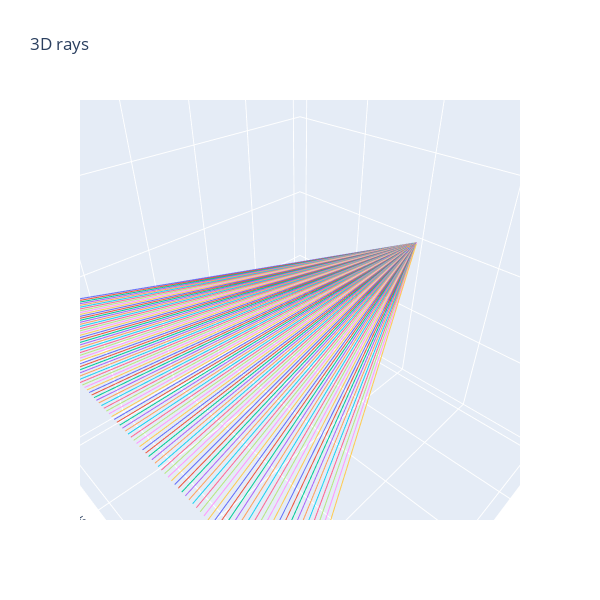

Notebook cell for this chart:
### Markdown cell above
# Raytracing

### Code cell
def make_rays_1d(num_pixels: int, y_limit: float) -> t.Tensor:
    '''
    num_pixels: The number of pixels in the y dimension. Since there is one ray per pixel, this is also the number of rays.
    y_limit: At x=1, the rays should extend from -y_limit to +y_limit, inclusive of both endpoints.

    Returns: shape (num_pixels, num_points=2, num_dim=3) where the num_points dimension contains (origin, direction) and the num_dim dimension contains xyz.

    Example of make_rays_1d(9, 1.0): [
        [[0, 0, 0], [1, -1.0, 0]],
        [[0, 0, 0], [1, -0.75, 0]],
        [[0, 0, 0], [1, -0.5, 0]],
        ...
        [[0, 0, 0], [1, 0.75, 0]],
        [[0, 0, 0], [1, 1, 0]],
    ]
    '''
    rays_1d = t.zeros((num_pixels, 2, 3), dtype=t.float32)
    rays_1d[:, 1, 0] = 1
    rays_1d[:, 1, 1] = t.linspace(-y_limit, y_limit, num_pixels)
    return rays_1d

rays1d = make_rays_1d(100, 10)

fig = render_lines_with_plotly(rays1d)

### Figure 1 — Plotly figure (JSON) as saved in the notebook; plotly's stock layout.template omitted (floating-point values rounded to 4 significant figures)
{"data": [{"mode": "lines", "type": "scatter3d", "x": [0, 1], "y": [0, -10], "z": [0, 0]}, {"mode": "lines", "type": "scatter3d", "x": [0, 1], "y": [0, -9.798], "z": [0, 0]}, {"mode": "lines", "type": "scatter3d", "x": [0, 1], "y": [0, -9.596], "z": [0, 0]}, {"mode": "lines", "type": "scatter3d", "x": [0, 1], "y": [0, -9.394], "z": [0, 0]}, {"mode": "lines", "type": "scatter3d", "x": [0, 1], "y": [0, -9.192], "z": [0, 0]}, {"mode": "lines", "type": "scatter3d", "x": [0, 1], "y": [0, -8.99], "z": [0, 0]}, {"mode": "lines", "type": "scatter3d", "x": [0, 1], "y": [0, -8.788], "z": [0, 0]}, {"mode": "lines", "type": "scatter3d", "x": [0, 1], "y": [0, -8.586], "z": [0, 0]}, {"mode": "lines", "type": "scatter3d", "x": [0, 1], "y": [0, -8.384], "z": [0, 0]}, {"mode": "lines", "type": "scatter3d", "x": [0, 1], "y": [0, -8.182], "z": [0, 0]}, {"mode": "lines", "type": "scatter3d", "x": [0, 1], "y": [0, -7.98], "z": [0, 0]}, {"mode": "lines", "type": "scatter3d", "x": [0, 1], "y": [0, -7.778], "z": [0, 0]}, {"mode": "lines", "type": "scatter3d", "x": [0, 1], "y": [0, -7.576], "z": [0, 0]}, {"mode": "lines", "type": "scatter3d", "x": [0, 1], "y": [0, -7.374], "z": [0, 0]}, {"mode": "lines", "type": "scatter3d", "x": [0, 1], "y": [0, -7.172], "z": [0, 0]}, {"mode": "lines", "type": "scatter3d", "x": [0, 1], "y": [0, -6.97], "z": [0, 0]}, {"mode": "lines", "type": "scatter3d", "x": [0, 1], "y": [0, -6.768], "z": [0, 0]}, {"mode": "lines", "type": "scatter3d", "x": [0, 1], "y": [0, -6.566], "z": [0, 0]}, {"mode": "lines", "type": "scatter3d", "x": [0, 1], "y": [0, -6.364], "z": [0, 0]}, {"mode": "lines", "type": "scatter3d", "x": [0, 1], "y": [0, -6.162], "z": [0, 0]}, {"mode": "lines", "type": "scatter3d", "x": [0, 1], "y": [0, -5.96], "z": [0, 0]}, {"mode": "lines", "type": "scatter3d", "x": [0, 1], "y": [0, -5.758], "z": [0, 0]}, {"mode": "lines", "type": "scatter3d", "x": [0, 1], "y": [0, -5.556], "z": [0, 0]}, {"mode": "lines", "type": "scatter3d", "x": [0, 1], "y": [0, -5.354], "z": [0, 0]}, {"mode": "lines", "type": "scatter3d", "x": [0, 1], "y": [0, -5.152], "z": [0, 0]}, {"mode": "lines", "type": "scatter3d", "x": [0, 1], "y": [0, -4.949], "z": [0, 0]}, {"mode": "lines", "type": "scatter3d", "x": [0, 1], "y": [0, -4.747], "z": [0, 0]}, {"mode": "lines", "type": "scatter3d", "x": [0, 1], "y": [0, -4.545], "z": [0, 0]}, {"mode": "lines", "type": "scatter3d", "x": [0, 1], "y": [0, -4.343], "z": [0, 0]}, {"mode": "lines", "type": "scatter3d", "x": [0, 1], "y": [0, -4.141], "z": [0, 0]}, {"mode": "lines", "type": "scatter3d", "x": [0, 1], "y": [0, -3.939], "z": [0, 0]}, {"mode": "lines", "type": "scatter3d", "x": [0, 1], "y": [0, -3.737], "z": [0, 0]}, {"mode": "lines", "type": "scatter3d", "x": [0, 1], "y": [0, -3.535], "z": [0, 0]}, {"mode": "lines", "type": "scatter3d", "x": [0, 1], "y": [0, -3.333], "z": [0, 0]}, {"mode": "lines", "type": "scatter3d", "x": [0, 1], "y": [0, -3.131], "z": [0, 0]}, {"mode": "lines", "type": "scatter3d", "x": [0, 1], "y": [0, -2.929], "z": [0, 0]}, {"mode": "lines", "type": "scatter3d", "x": [0, 1], "y": [0, -2.727], "z": [0, 0]}, {"mode": "lines", "type": "scatter3d", "x": [0, 1], "y": [0, -2.525], "z": [0, 0]}, {"mode": "lines", "type": "scatter3d", "x": [0, 1], "y": [0, -2.323], "z": [0, 0]}, {"mode": "lines", "type": "scatter3d", "x": [0, 1], "y": [0, -2.121], "z": [0, 0]}, {"mode": "lines", "type": "scatter3d", "x": [0, 1], "y": [0, -1.919], "z": [0, 0]}, {"mode": "lines", "type": "scatter3d", "x": [0, 1], "y": [0, -1.717], "z": [0, 0]}, {"mode": "lines", "type": "scatter3d", "x": [0, 1], "y": [0, -1.515], "z": [0, 0]}, {"mode": "lines", "type": "scatter3d", "x": [0, 1], "y": [0, -1.313], "z": [0, 0]}, {"mode": "lines", "type": "scatter3d", "x": [0, 1], "y": [0, -1.111], "z": [0, 0]}, {"mode": "lines", "type": "scatter3d", "x": [0, 1], "y": [0, -0.9091], "z": [0, 0]}, {"mode": "lines", "type": "scatter3d", "x": [0, 1], "y": [0, -0.7071], "z": [0, 0]}, {"mode": "lines", "type": "scatter3d", "x": [0, 1], "y": [0, -0.5051], "z": [0, 0]}, {"mode": "lines", "type": "scatter3d", "x": [0, 1], "y": [0, -0.303], "z": [0, 0]}, {"mode": "lines", "type": "scatter3d", "x": [0, 1], "y": [0, -0.101], "z": [0, 0]}, {"mode": "lines", "type": "scatter3d", "x": [0, 1], "y": [0, 0.101], "z": [0, 0]}, {"mode": "lines", "type": "scatter3d", "x": [0, 1], "y": [0, 0.303], "z": [0, 0]}, {"mode": "lines", "type": "scatter3d", "x": [0, 1], "y": [0, 0.5051], "z": [0, 0]}, {"mode": "lines", "type": "scatter3d", "x": [0, 1], "y": [0, 0.7071], "z": [0, 0]}, {"mode": "lines", "type": "scatter3d", "x": [0, 1], "y": [0, 0.9091], "z": [0, 0]}, {"mode": "lines", "type": "scatter3d", "x": [0, 1], "y": [0, 1.111], "z": [0, 0]}, {"mode": "lines", "type": "scatter3d", "x": [0, 1], "y": [0, 1.313], "z": [0, 0]}, {"mode": "lines", "type": "scatter3d", "x": [0, 1], "y": [0, 1.515], "z": [0, 0]}, {"mode": "lines", "type": "scatter3d", "x": [0, 1], "y": [0, 1.717], "z": [0, 0]}, {"mode": "lines", "type": "scatter3d", "x": [0, 1], "y": [0, 1.919], "z": [0, 0]}, {"mode": "lines", "type": "scatter3d", "x": [0, 1], "y": [0, 2.121], "z": [0, 0]}, {"mode": "lines", "type": "scatter3d", "x": [0, 1], "y": [0, 2.323], "z": [0, 0]}, {"mode": "lines", "type": "scatter3d", "x": [0, 1], "y": [0, 2.525], "z": [0, 0]}, {"mode": "lines", "type": "scatter3d", "x": [0, 1], "y": [0, 2.727], "z": [0, 0]}, {"mode": "lines", "type": "scatter3d", "x": [0, 1], "y": [0, 2.929], "z": [0, 0]}, {"mode": "lines", "type": "scatter3d", "x": [0, 1], "y": [0, 3.131], "z": [0, 0]}, {"mode": "lines", "type": "scatter3d", "x": [0, 1], "y": [0, 3.333], "z": [0, 0]}, {"mode": "lines", "type": "scatter3d", "x": [0, 1], "y": [0, 3.535], "z": [0, 0]}, {"mode": "lines", "type": "scatter3d", "x": [0, 1], "y": [0, 3.737], "z": [0, 0]}, {"mode": "lines", "type": "scatter3d", "x": [0, 1], "y": [0, 3.939], "z": [0, 0]}, {"mode": "lines", "type": "scatter3d", "x": [0, 1], "y": [0, 4.141], "z": [0, 0]}, {"mode": "lines", "type": "scatter3d", "x": [0, 1], "y": [0, 4.343], "z": [0, 0]}, {"mode": "lines", "type": "scatter3d", "x": [0, 1], "y": [0, 4.545], "z": [0, 0]}, {"mode": "lines", "type": "scatter3d", "x": [0, 1], "y": [0, 4.747], "z": [0, 0]}, {"mode": "lines", "type": "scatter3d", "x": [0, 1], "y": [0, 4.949], "z": [0, 0]}, {"mode": "lines", "type": "scatter3d", "x": [0, 1], "y": [0, 5.152], "z": [0, 0]}, {"mode": "lines", "type": "scatter3d", "x": [0, 1], "y": [0, 5.354], "z": [0, 0]}, {"mode": "lines", "type": "scatter3d", "x": [0, 1], "y": [0, 5.556], "z": [0, 0]}, {"mode": "lines", "type": "scatter3d", "x": [0, 1], "y": [0, 5.758], "z": [0, 0]}, {"mode": "lines", "type": "scatter3d", "x": [0, 1], "y": [0, 5.96], "z": [0, 0]}, {"mode": "lines", "type": "scatter3d", "x": [0, 1], "y": [0, 6.162], "z": [0, 0]}, {"mode": "lines", "type": "scatter3d", "x": [0, 1], "y": [0, 6.364], "z": [0, 0]}, {"mode": "lines", "type": "scatter3d", "x": [0, 1], "y": [0, 6.566], "z": [0, 0]}, {"mode": "lines", "type": "scatter3d", "x": [0, 1], "y": [0, 6.768], "z": [0, 0]}, {"mode": "lines", "type": "scatter3d", "x": [0, 1], "y": [0, 6.97], "z": [0, 0]}, {"mode": "lines", "type": "scatter3d", "x": [0, 1], "y": [0, 7.172], "z": [0, 0]}, {"mode": "lines", "type": "scatter3d", "x": [0, 1], "y": [0, 7.374], "z": [0, 0]}, {"mode": "lines", "type": "scatter3d", "x": [0, 1], "y": [0, 7.576], "z": [0, 0]}, {"mode": "lines", "type": "scatter3d", "x": [0, 1], "y": [0, 7.778], "z": [0, 0]}, {"mode": "lines", "type": "scatter3d", "x": [0, 1], "y": [0, 7.98], "z": [0, 0]}, {"mode": "lines", "type": "scatter3d", "x": [0, 1], "y": [0, 8.182], "z": [0, 0]}, {"mode": "lines", "type": "scatter3d", "x": [0, 1], "y": [0, 8.384], "z": [0, 0]}, {"mode": "lines", "type": "scatter3d", "x": [0, 1], "y": [0, 8.586], "z": [0, 0]}, {"mode": "lines", "type": "scatter3d", "x": [0, 1], "y": [0, 8.788], "z": [0, 0]}, {"mode": "lines", "type": "scatter3d", "x": [0, 1], "y": [0, 8.99], "z": [0, 0]}, {"mode": "lines", "type": "scatter3d", "x": [0, 1], "y": [0, 9.192], "z": [0, 0]}, {"mode": "lines", "type": "scatter3d", "x": [0, 1], "y": [0, 9.394], "z": [0, 0]}, {"mode": "lines", "type": "scatter3d", "x": [0, 1], "y": [0, 9.596], "z": [0, 0]}, {"mode": "lines", "type": "scatter3d", "x": [0, 1], "y": [0, 9.798], "z": [0, 0]}, {"mode": "lines", "type": "scatter3d", "x": [0, 1], "y": [0, 10], "z": [0, 0]}], "layout": {"height": 600, "scene": {"aspectmode": "auto", "aspectratio": {"x": 1, "y": 1, "z": 1}, "camera": {"center": {"x": 0, "y": 0, "z": 0}, "eye": {"x": 0.6775, "y": 0.6775, "z": 0.6775}, "projection": {"type": "perspective"}, "up": {"x": 0, "y": 0, "z": 1}}}, "showlegend": false, "title": {"text": "3D rays"}, "width": 600}}
